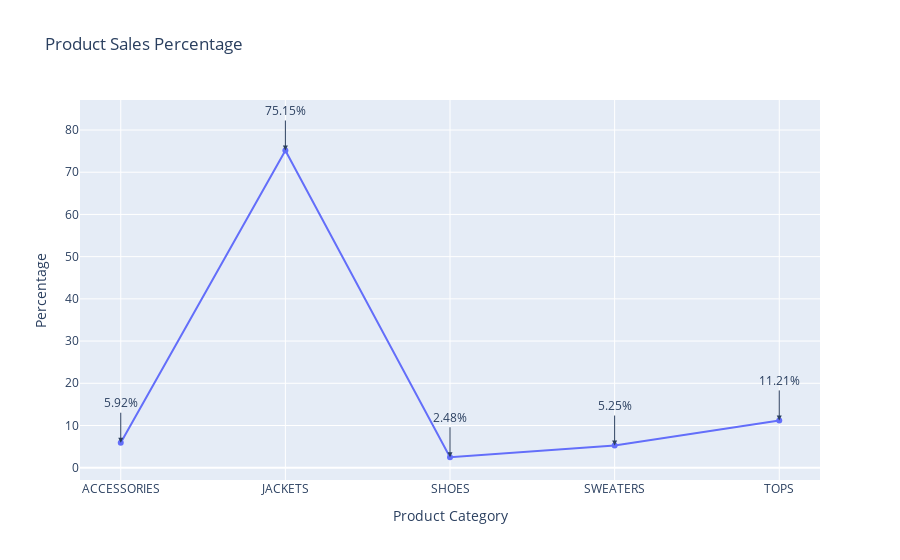

This figure's notebook cell:
### Code cell
product_total_sales = product_daily_sales.groupby('PRODUCT_CATEGORY')['QTY'].sum()
product_sales_percentage = (product_total_sales / product_total_sales.sum()) * 100

product_sales_sc = go.Scatter(x=product_sales_percentage.index, y=product_sales_percentage.values,
                              mode='lines+markers', text=product_sales_percentage.round(2),
                              textposition='top center', line=dict(shape='linear'))

annotations = [dict(x=product, y=percentage, text=f"{percentage:.2f}%", showarrow=True, arrowhead=2, ax=0, ay=-40)
               for product, percentage in zip(product_sales_percentage.index, product_sales_percentage.values)]

layout = go.Layout(title='Product Sales Percentage', xaxis=dict(title='Product Category'), yaxis=dict(title='Percentage'),
                   annotations=annotations)

fig = go.Figure(data=[product_sales_sc], layout=layout)
iplot(fig)

### Figure 1 — Plotly figure (JSON) as saved in the notebook; plotly's stock layout.template omitted (floating-point values rounded to 4 significant figures)
{"data": [{"line": {"shape": "linear"}, "mode": "lines+markers", "text": [5.92, 75.15, 2.48, 5.25, 11.21], "textposition": "top center", "type": "scatter", "x": ["ACCESSORIES", "JACKETS", "SHOES", "SWEATERS", "TOPS"], "y": [5.917, 75.15, 2.478, 5.253, 11.21]}], "layout": {"annotations": [{"arrowhead": 2, "ax": 0, "ay": -40, "showarrow": true, "text": "5.92%", "x": "ACCESSORIES", "y": 5.917}, {"arrowhead": 2, "ax": 0, "ay": -40, "showarrow": true, "text": "75.15%", "x": "JACKETS", "y": 75.15}, {"arrowhead": 2, "ax": 0, "ay": -40, "showarrow": true, "text": "2.48%", "x": "SHOES", "y": 2.478}, {"arrowhead": 2, "ax": 0, "ay": -40, "showarrow": true, "text": "5.25%", "x": "SWEATERS", "y": 5.253}, {"arrowhead": 2, "ax": 0, "ay": -40, "showarrow": true, "text": "11.21%", "x": "TOPS", "y": 11.21}], "title": {"text": "Product Sales Percentage"}, "xaxis": {"title": {"text": "Product Category"}}, "yaxis": {"title": {"text": "Percentage"}}}}
